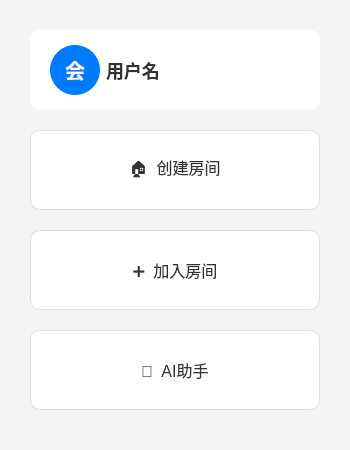
<?xml version="1.0" encoding="UTF-8"?>
<ui version="4.0">
 <class>WeChatDialog</class>
 <widget class="QDialog" name="WeChatDialog">
  <property name="geometry">
   <rect>
    <x>0</x>
    <y>0</y>
    <width>350</width>
    <height>450</height>
   </rect>
  </property>
  <property name="windowTitle">
   <string>视频会议</string>
  </property>
  <property name="styleSheet">
   <string notr="true">QDialog {
    background-color: #f5f5f5;
}</string>
  </property>
  <layout class="QVBoxLayout" name="verticalLayout">
   <property name="spacing">
    <number>20</number>
   </property>
   <property name="leftMargin">
    <number>30</number>
   </property>
   <property name="topMargin">
    <number>30</number>
   </property>
   <property name="rightMargin">
    <number>30</number>
   </property>
   <property name="bottomMargin">
    <number>30</number>
   </property>
   <item>
    <widget class="QWidget" name="userInfoWidget" native="true">
     <property name="styleSheet">
      <string notr="true">QWidget {
    background-color: white;
    border-radius: 10px;
}</string>
     </property>
     <layout class="QHBoxLayout" name="horizontalLayout">
      <property name="leftMargin">
       <number>20</number>
      </property>
      <property name="topMargin">
       <number>15</number>
      </property>
      <property name="rightMargin">
       <number>20</number>
      </property>
      <property name="bottomMargin">
       <number>15</number>
      </property>
      <item>
       <widget class="QLabel" name="lb_icon">
        <property name="minimumSize">
         <size>
          <width>50</width>
          <height>50</height>
         </size>
        </property>
        <property name="maximumSize">
         <size>
          <width>50</width>
          <height>50</height>
         </size>
        </property>
        <property name="styleSheet">
         <string notr="true">background-color: #007AFF;
border-radius: 25px;
color: white;
font-size: 20px;
font-weight: bold;</string>
        </property>
        <property name="text">
         <string>会</string>
        </property>
        <property name="alignment">
         <set>Qt::AlignCenter</set>
        </property>
       </widget>
      </item>
      <item>
       <widget class="QLabel" name="lb_name">
        <property name="styleSheet">
         <string notr="true">font-size: 18px;
font-weight: 500;
color: #333333;
background-color: transparent;</string>
        </property>
        <property name="text">
         <string>用户名</string>
        </property>
       </widget>
      </item>
      <item>
       <spacer name="horizontalSpacer">
        <property name="orientation">
         <enum>Qt::Horizontal</enum>
        </property>
        <property name="sizeHint" stdset="0">
         <size>
          <width>40</width>
          <height>20</height>
         </size>
        </property>
       </spacer>
      </item>
     </layout>
    </widget>
   </item>
   <item>
    <widget class="QPushButton" name="pb_create">
     <property name="minimumSize">
      <size>
       <width>0</width>
       <height>80</height>
      </size>
     </property>
     <property name="styleSheet">
      <string notr="true">QPushButton {
    background-color: white;
    border: 1px solid #e0e0e0;
    border-radius: 10px;
    font-size: 16px;
    color: #333333;
    text-align: center;
    padding: 20px;
}

QPushButton:hover {
    background-color: #f8f8f8;
    border: 2px solid #007AFF;
}

QPushButton:pressed {
    background-color: #f0f0f0;
}</string>
     </property>
     <property name="text">
      <string>🏠  创建房间</string>
     </property>
    </widget>
   </item>
   <item>
    <widget class="QPushButton" name="pb_join">
     <property name="minimumSize">
      <size>
       <width>0</width>
       <height>80</height>
      </size>
     </property>
     <property name="styleSheet">
      <string notr="true">QPushButton {
    background-color: white;
    border: 1px solid #e0e0e0;
    border-radius: 10px;
    font-size: 16px;
    color: #333333;
    text-align: center;
    padding: 20px;
}

QPushButton:hover {
    background-color: #f8f8f8;
    border: 2px solid #007AFF;
}

QPushButton:pressed {
    background-color: #f0f0f0;
}</string>
     </property>
     <property name="text">
      <string>➕  加入房间</string>
     </property>
    </widget>
   </item>
   <item>
    <widget class="QPushButton" name="pb_AI">
     <property name="minimumSize">
      <size>
       <width>0</width>
       <height>80</height>
      </size>
     </property>
     <property name="styleSheet">
      <string notr="true">QPushButton {
    background-color: white;
    border: 1px solid #e0e0e0;
    border-radius: 10px;
    font-size: 16px;
    color: #333333;
    text-align: center;
    padding: 20px;
}

QPushButton:hover {
    background-color: #f8f8f8;
    border: 2px solid #007AFF;
}

QPushButton:pressed {
    background-color: #f0f0f0;
}</string>
     </property>
     <property name="text">
      <string>🤖  AI助手</string>
     </property>
    </widget>
   </item>
   <item>
    <spacer name="verticalSpacer">
     <property name="orientation">
      <enum>Qt::Vertical</enum>
     </property>
     <property name="sizeHint" stdset="0">
      <size>
       <width>20</width>
       <height>40</height>
      </size>
     </property>
    </spacer>
   </item>
  </layout>
 </widget>
 <resources/>
 <connections/>
</ui>
